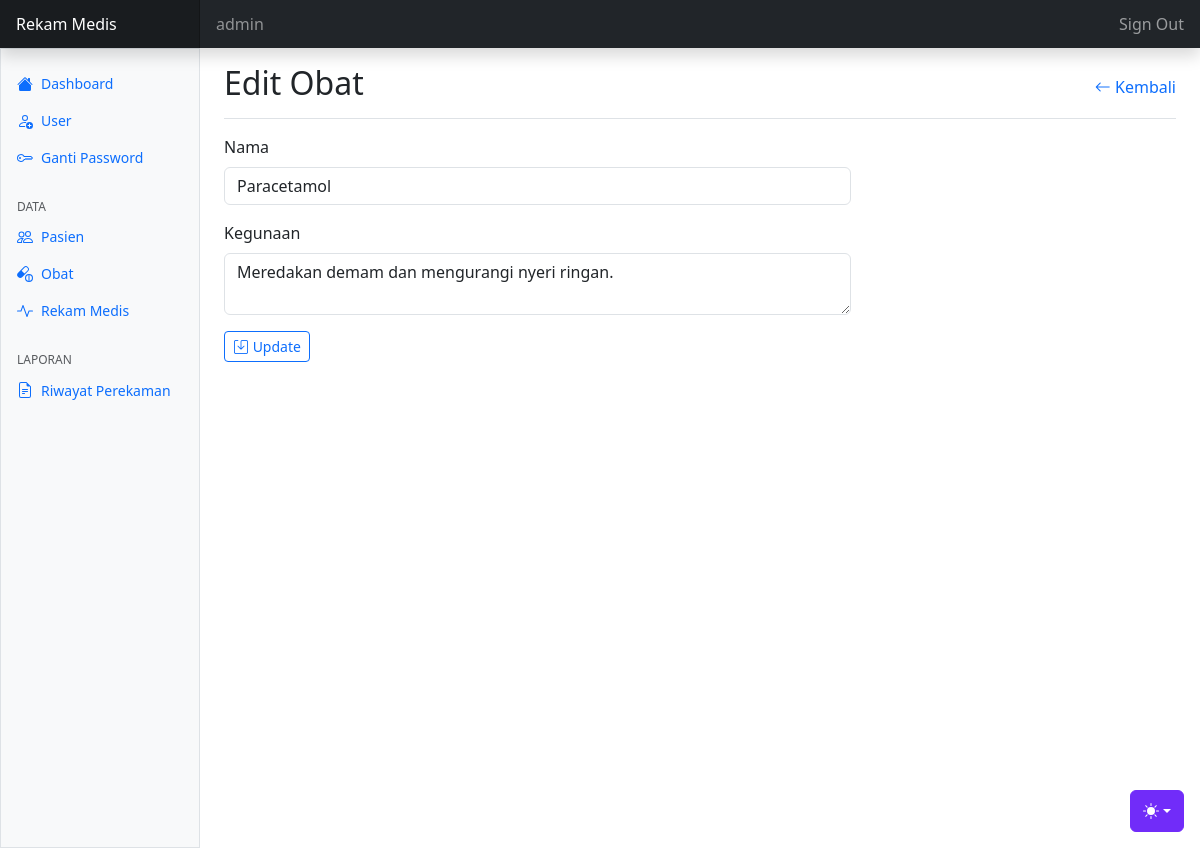
/obat/edit-obat.php?id=1 (signed in), run on the app's committed database.
### tables this page shows
CREATE TABLE `tbl_obat` (
  `id` int(11) NOT NULL,
  `nama` varchar(100) NOT NULL,
  `kegunaan` varchar(255) NOT NULL
);

### config.php (called while the page is built, shortened)
<?php
$main_url	= "http://localhost/MEDICAL_codingline/";
?>

### obat/edit-obat.php (the view, shortened to what this page needs)
<?php
require "../config.php";
require "../template/header.php";
require "../template/navbar.php";
require "../template/sidebar.php";
$id = $_GET['id'];
$queryObat	= mysqli_query($koneksi, "SELECT * FROM tbl_obat WHERE id = $id");
$obat		= mysqli_fetch_assoc($queryObat);
?>
<main class="col-md-9 ms-sm-auto col-lg-10 px-md-4 min-vh-100">
	<div class="d-flex justify-content-between flex-wrap flex-md-nowrap align-items-center pt-3 pb-2 mb-3 border-bottom">
		<h1 class="h2">Edit Obat</h1>
        <a href="<?= $main_url ?>obat" class="text-decoration-none"><i class="bi bi-arrow-left align-top"></i> Kembali</a>
	</div>
	<form action="proses-obat.php" method="post">
		<div class="row">
			<div class="col-lg-8">
					<div class="form-group mb-3">
						<label for="nama" class="form-label">Nama</label>
						<input type="text" name="nama" class="form-control" id="nama"
						placeholder="Nama Obat" value="<?= $obat['nama'] ?>" required>
					</div>
					<div class="form-group mb-3">
						<label for="kegunaan" class="form-label">Kegunaan</label>
						<textarea name="kegunaan" id="kegunaan" cols="" rows="" class="form-control"
						placeholder="Kegunaan Obat" required><?= $obat['kegunaan'] ?></textarea>
					</div>
				<button type="submit" name="update" class="btn btn-outline-primary btn-sm"><i class="bi bi-save align-top"></i> Update</button>
			</div>
		</div>
	</form>
</main>
<?php
require "../template/footer.php";
?>

### asset/dashboard/dashboard.css (style rules this page uses)
.bi { display: inline-block; width: 1rem; height: 1rem; }

### template/header.php (style rules this page uses)
.bi { vertical-align: -.125em; fill: currentColor; }

### data on the page
tbl_obat: nama "Paracetamol", kegunaan "Meredakan demam dan mengurangi nyeri ringan."

### other printed values
$_SESSION['ssUserRM'] "admin"
